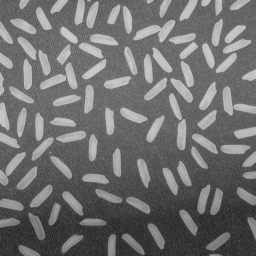
#> input picture fotos/rice.png, 256 x 256 px, found by its file name
$ jupyter execute clase5.ipynb   (shell and % lines are left out)
#> lines starting #> are read from the running program, lines starting #| are printed output that depends on the picture; after the words box and inside, x2 and y2 are one past the last pixel; in counts of white or black regions, pixels touching at a corner belong together
### cvlib.py
import cv2 as cv
import matplotlib.pyplot as plt
import numpy as np

def imgview(img, title=None, filename=None, axis=False):
    """
        Variables:
            img, array de la image
            tittle, string del titulo de la imangen
            filename, nombre con el que se guardaría la imagen
            axis
        Retorno:
            printea la imagen que fue enviada con sus parámetros agregados
    """
    r,c = img.shape[0:2]
    k=8
    fig = plt.figure(figsize=(k,k)) #creamos una figura. Es crear una instancia donde vamos a dibujar.
    ax = fig.add_subplot(111) # sobre la misma, agrego un subplot(111), el 111 es la posición. filas, columnas y posición a la cual nos referimos el ax.
                              # el ax, (axis) son ejes.
    if len(img.shape) == 3:  #decido si la imagen es o no a color. Y decimos cómo dibujarla.
        im = ax.imshow(img,extent=None) # punto el contenido del ax. extent, configurar el origen de la gráfica.
    else:
        im = ax.imshow(img,extent=None,cmap='gray',vmin=0,vmax=255) # escala de color, min y max de la escala.

    # el im, sirve para reciclar el objeto.

    if title != None:
        ax.set_title(title,fontsize=14) # si  trae un titulo, se lo pongo a la imagen.


    if not axis: # para poner las "direcciones" o la posición de cada pixel de la imagen.
        plt.axis('off')
    else:
        ax.grid(c='w')
        ax.xaxis.tick_top()
        ax.xaxis.set_label_position('top')
        ax.set_xlabel('Columns',fontsize=14)
        ax.set_ylabel('Rows',fontsize=14)
        ax.xaxis.label.set_color('w')
        ax.yaxis.label.set_color('w')
        ax.tick_params(axis='x', colors='w',labelsize=14)
        ax.tick_params(axis='y', colors='w',labelsize=14)

    if filename != None: # si tiene un dirección, entonces lo guarda ahí.
        plt.savefig(filename)
    plt.show()

# [110 lines left out: functions hist, splitrgb, not called in this run]


def imgcmp(img, img2, title=None, axis=False):
    """_summary_
        funcion que recibe dos array que representan las imagenes y las pone en una misma figura.
        valido si son a color o no para definir como mostrarlas.
    Args:
        img (array int): array de la primera imagen
        img2 (array int): array de la segunda imagen
    """
    fig = plt.figure(figsize=(20,20)) # hacer la figura
    ax1 = fig.add_subplot(121)
    if len(img.shape) == 3:  #decido si la imagen es o no a color. Y decimos cómo dibujarla.
        ax1.imshow(img,extent=None) # punto el contenido del ax. extent, configurar el origen de la gráfica.
    else:
        ax1.imshow(img,extent=None,cmap='gray',vmin=0,vmax=255) # escala de color, min y max de la escala.
    if title != None:
        if len(title) > 0:
            ax1.set_title(title[0])
        else:
            ax1.set_title("Imagen 1")
    if not axis: # para poner las "direcciones" o la posición de cada pixel de la imagen.
        plt.axis('off')
    else:
        ax1.grid(c='w')
        ax1.xaxis.tick_top()
        ax1.xaxis.set_label_position('top')
        ax1.set_xlabel('Columns',fontsize=14)
        ax1.set_ylabel('Rows',fontsize=14)
        ax1.xaxis.label.set_color('w')
        ax1.yaxis.label.set_color('w')
        ax1.tick_params(axis='x', colors='w',labelsize=14)
        ax1.tick_params(axis='y', colors='w',labelsize=14)
    ax2 = fig.add_subplot(122)
    if len(img2.shape) == 3:  #decido si la imagen es o no a color. Y decimos cómo dibujarla.
        ax2.imshow(img2,extent=None) # punto el contenido del ax. extent, configurar el origen de la gráfica.
    else:
        ax2.imshow(img2,extent=None,cmap='gray',vmin=0,vmax=255) # escala de color, min y max de la escala.
    if title != None:
        if len(title) > 1:
            ax2.set_title(title[1])
        else:
            ax2.set_title("Imagen 2")
    if not axis: # para poner las "direcciones" o la posición de cada pixel de la imagen.
        plt.axis('off')
    else:
        ax2.grid(c='w')
        ax2.xaxis.tick_top()
        ax2.xaxis.set_label_position('top')
        ax2.set_xlabel('Columns',fontsize=14)
        ax2.set_ylabel('Rows',fontsize=14)
        ax2.xaxis.label.set_color('w')
        ax2.yaxis.label.set_color('w')
        ax2.tick_params(axis='x', colors='w',labelsize=14)
        ax2.tick_params(axis='y', colors='w',labelsize=14)
    plt.show()
# [62 lines left out: functions imgcdf, imgeq, cdfview, not called in this run]

### clase5.ipynb
# MORPHOLOGICAL OPERATIONS

[cell 1]
import cv2 as cv
import matplotlib.pyplot as plt

from mpl_toolkits.mplot3d import axes3d

import numpy as np
import cvlib

plt.style.use('dark_background')

PATH = '/Users/carlosalvarado/Desktop/ComputerVision/fotos/'

[cell 2]
img = cv.imread(PATH+'subimage.pgm', cv.IMREAD_GRAYSCALE)
img = cv.imread(PATH+'rice.png', cv.IMREAD_GRAYSCALE)
#> img is the input picture: shape (256, 256); min 40, max 204, mean 111.2
thresh, img_bin = cv.threshold(img, 70, 255, cv.THRESH_BINARY+cv.THRESH_OTSU)
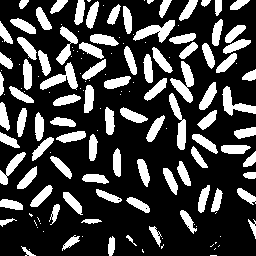
#> img_bin: shape (256, 256); 25.8% white; 151 white regions (62 under 20 px), largest, box (x1, y1, x2, y2) and area: (170, 61, 194, 103) 448, (133, 20, 175, 43) 429, (40, 62, 78, 90) 423
#> thresh = 131


#img = cv.imread(PATH+'coins.jpeg', cv.IMREAD_GRAYSCALE)
#thresh, img_bin = cv.threshold(img, 200, 255, cv.THRESH_BINARY) #+cv.THRESH_OTSU)
#img_bin = 255 - img_bin

cvlib.imgcmp(img,img_bin,title=['Orignal','Binarized at {0}'.format(thresh)])

# Kernel or Structuring Element

[cell 3]
kernel_cross = np.array([[  0, 255,  0],
                         [255, 255, 255],
                         [  0, 255,  0]], np.uint8)

kernel_vertical = np.array([[  0, 0,  255, 0, 0],
                            [  0, 0,  255, 0, 0],
                            [  0, 0,  255, 0, 0],
                            [  0, 0,  255, 0, 0],
                            [  0, 0,  255, 0, 0]], np.uint8)
kernel = kernel_cross
#kernel = 255*cv.getStructuringElement(cv.MORPH_ELLIPSE,(5,5))

[cell 4]
cvlib.imgview(kernel)
#> in imgview, `plt.show()`:
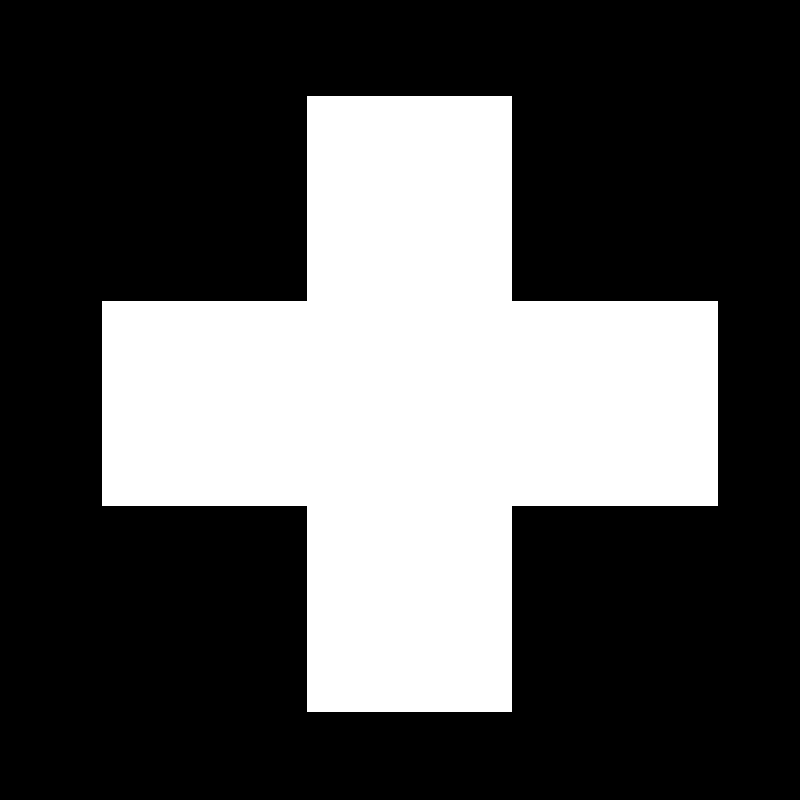
#> figure drawn by matplotlib, 1 panel

# Erosion
- The kernel slides through the image entire image
- It acts over the central pixel position
- The pixel in the original image (either 255 or 0) will be unmodified (255) only if all the pixels under the kernel are 255, (AND operation)
- Otherwise the pixel is set to 0

[cell 5]
cvlib.imgview(img_bin, axis=True)

[cell 6]
erosion = cv.erode(img_bin, kernel, iterations=1)
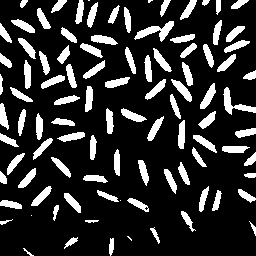
#> erosion: shape (256, 256); 18.4% white; 98 white regions (5 under 20 px), largest, box (x1, y1, x2, y2) and area: (134, 21, 174, 42) 322, (223, 87, 256, 115) 286, (200, 83, 216, 109) 187

[cell 7]
cvlib.imgview(erosion, axis=True)

[cell 8]
def morphcmp(original, result, title=None):
    r,c = original.shape[0:2]
#> r = 256; c = 256
    cmp = np.zeros((r,c,3), np.uint)
    cmp[:,:,0] = original
    cmp[:,:,2] = result
#> cmp: shape (256, 256, 3) uint64; mean of channels 0, 1, 2 65.8, 0, 46.9
    cvlib.imgview(cmp, title=title, axis=True)

morphcmp(img_bin, erosion,'Erosion - Cross Kernel\nRed: Original | Magenta: Eroded')

[cell 9]
kernel_vertical = np.array([[ 0, 255, 0],
                            [  0, 255, 0],
                            [  0, 255, 0],
                            [  0, 255, 0],
                            [  0, 255, 0],
                            [  0, 255, 0],
                            [  0, 255, 0],
                            [  0, 255, 0],
                            [  0, 255, 0],
                            [  0, 255, 0],
                            [  0, 255, 0],
                            [  0, 255, 0],
                            [  0, 255, 0]], np.uint8)

kernel = kernel_vertical

[cell 10]
morphcmp(img_bin, cv.erode(img_bin, kernel, iterations = 1),
         title='Erosion - Vertical Kernel\nRed: Original | Magenta: Eroded')
#> in morphcmp (call 2), `cmp[:,:,2] = result`:
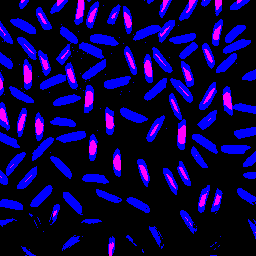
#> cmp: shape (256, 256, 3) uint64; mean of channels 0, 1, 2 65.8, 0, 10.1; drawn as B, G, R

# Dilation
- Oposite of erosion
- A pixel element is set to 255 if atleast one pixel under the kernel is 255.(OR operation)
- Expands white pixels

[cell 11]
# kernel =
dilation = cv.dilate(img_bin, kernel, iterations = 1)
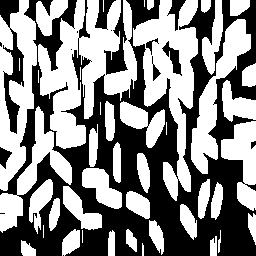
#> dilation: shape (256, 256); 53.2% white; 16 black regions (6 under 20 px), largest, box (x1, y1, x2, y2) and area: (0, 0, 256, 256) 27718, (0, 0, 24, 134) 1208, (104, 0, 128, 75) 650
cvlib.imgview(dilation,axis=True)

[cell 12]
morphcmp(img_bin, dilation,
         title='Dilation - Cross Kernel\nMagenta: Original | Blue: Dilated')
#> in morphcmp (call 3), `cmp[:,:,2] = result`:
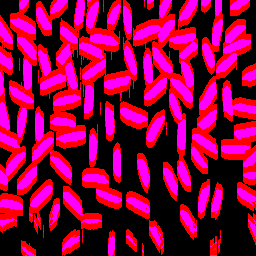
#> cmp: shape (256, 256, 3) uint64; mean of channels 0, 1, 2 65.8, 0, 135.5; drawn as B, G, R
#> in imgview (call 7), `plt.show()`:
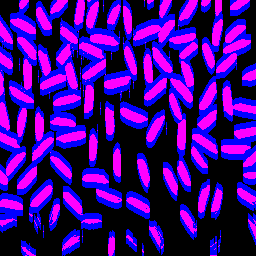
#> shown: shape (256, 256, 3); mean R, G, B 65.8, 0, 135.5

[cell 13]
kernel = kernel_vertical
morphcmp(img_bin,cv.dilate(img_bin, kernel, iterations = 1),
         title='Dilation - Cross Kernel\nMagenta: Original | Blue: Dilated')

# OPENING
- Just another name of an erosion followed by a dilation

[cell 14]
kernel = kernel_cross
opening = cv.morphologyEx(img_bin, cv.MORPH_OPEN, kernel)
#> opening: shape (256, 256); 25.3% white; 95 white regions (3 under 20 px), largest, box (x1, y1, x2, y2) and area: (133, 20, 175, 43) 426, (40, 63, 78, 90) 417, (222, 86, 256, 116) 389

[cell 15]
# salt & pepper noise

# cleans salt
cvlib.imgcmp(img_bin, opening, title=['Original','Opening'], axis=True)

[cell 16]
morphcmp(img_bin, opening,title='Opening - Cross Kernel\nRed: Original | Magenta: Opening')

# Closing
- Oposite of Opening, Dilation followed by Erosion

[cell 17]
closing = cv.morphologyEx(img_bin, cv.MORPH_CLOSE, kernel)
#> closing: shape (256, 256); 26% white; 131 white regions (47 under 20 px), largest, box (x1, y1, x2, y2) and area: (169, 33, 198, 103) 805, (216, 25, 251, 73) 612, (133, 20, 175, 43) 436

[cell 18]
cvlib.imgcmp(img_bin, closing, title=['Original','Closing'], axis=True)

[cell 19]
morphcmp(img_bin, closing,
        title='Opening - Cross Kernel\nMagenta: Original | Blue: Closing')
#> in imgview (call 10), `plt.show()`:
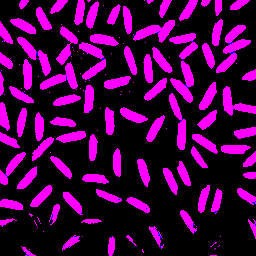
#> shown: shape (256, 256, 3); mean R, G, B 65.8, 0, 66.3

# Other morphological operators
## Morphological Gradient: Dilation - Erosion

[cell 20]
# img = cv.imread(PATH+'hands.jpg', cv.IMREAD_GRAYSCALE)
# thresh, img_bin = cv.threshold(img, 0, 255, cv.THRESH_BINARY+cv.THRESH_OTSU)
# img_bin = 255 - img_bin
cvlib.imgcmp(img,img_bin,title=['Orignal','Binarized at {0}'.format(thresh)])

[cell 21]
# other kernel shapes
kernel = cv.getStructuringElement(cv.MORPH_ELLIPSE,(5,5))

# Dilation - Erosion
gradient = cv.morphologyEx(img_bin, cv.MORPH_GRADIENT, kernel)
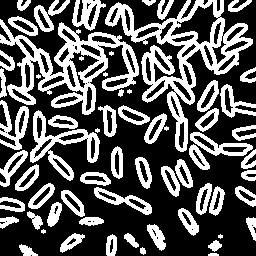
#> gradient: shape (256, 256); 35% white; 63 white regions (8 under 20 px), largest, box (x1, y1, x2, y2) and area: (105, 0, 253, 152) 5064, (0, 19, 139, 115) 4210, (30, 110, 100, 181) 1352
cvlib.imgview(gradient, title='Morphological Gradient',axis=False)

- Top Hat: Difference between input image and Opening of the image.
- Black Hat: Difference between the closing of the input image and input image

[cell 22]
top_hat = cv.morphologyEx(img_bin, cv.MORPH_TOPHAT, kernel)
#> top_hat: shape (256, 256); 1.5% white in thin lines or dots
black_hat = cv.morphologyEx(img_bin, cv.MORPH_BLACKHAT, kernel)
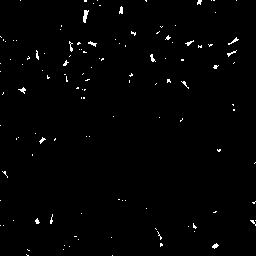
#> black_hat: shape (256, 256); 1.1% white in thin lines or dots

cvlib.imgcmp(top_hat, black_hat)
